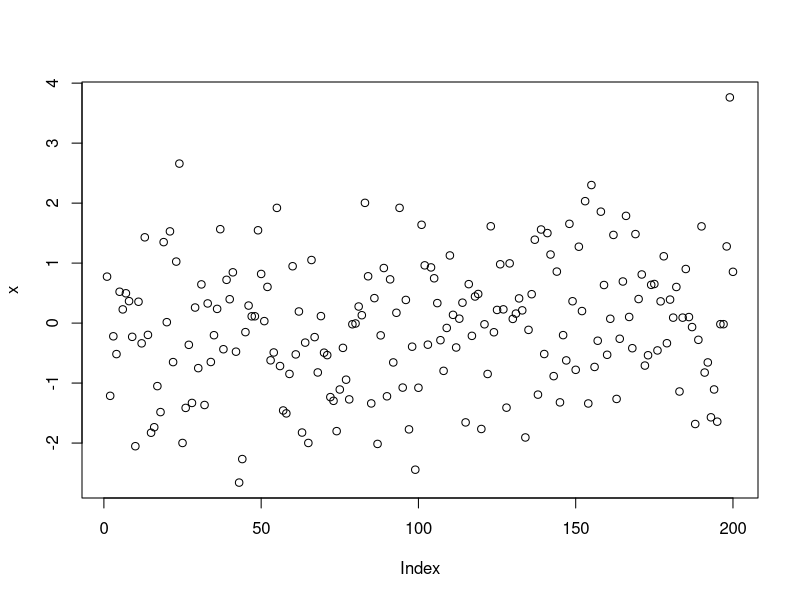
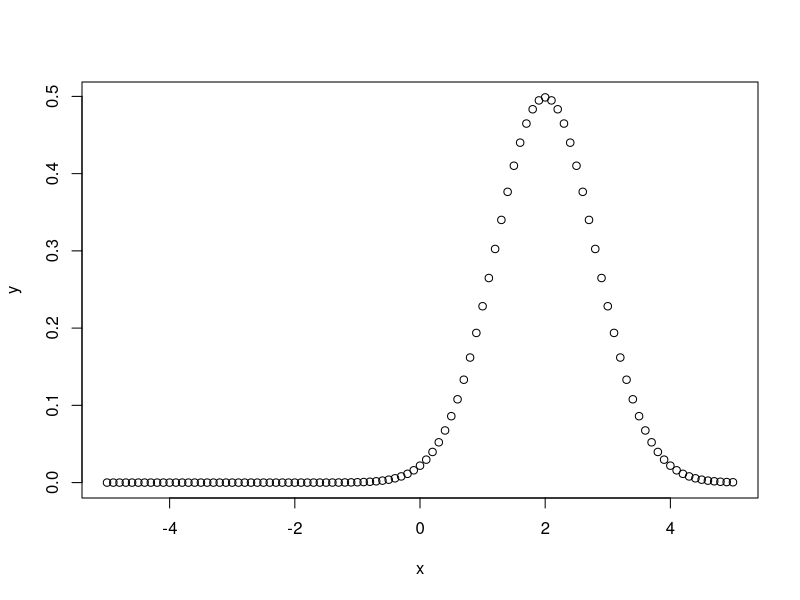
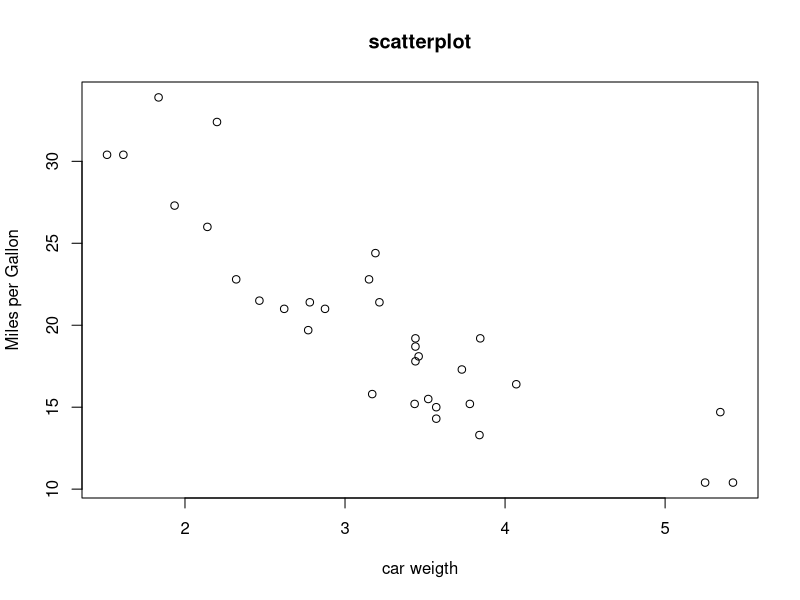
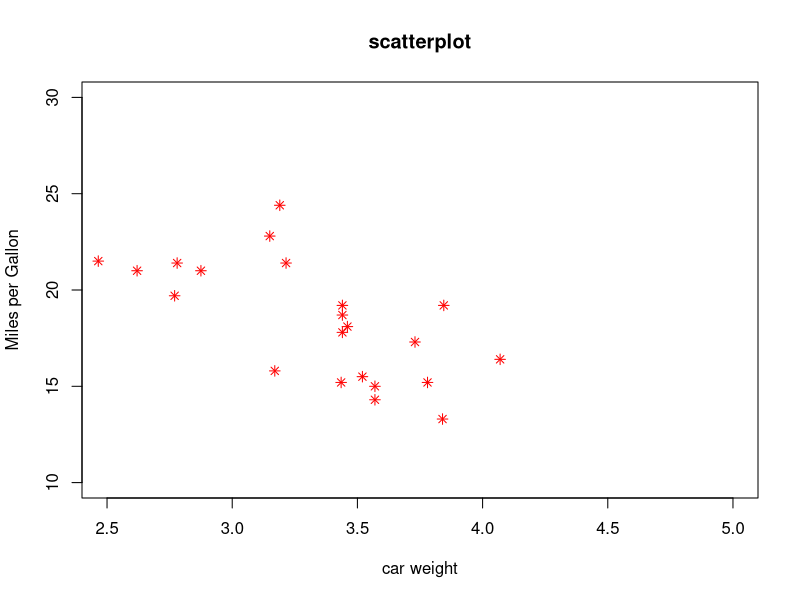
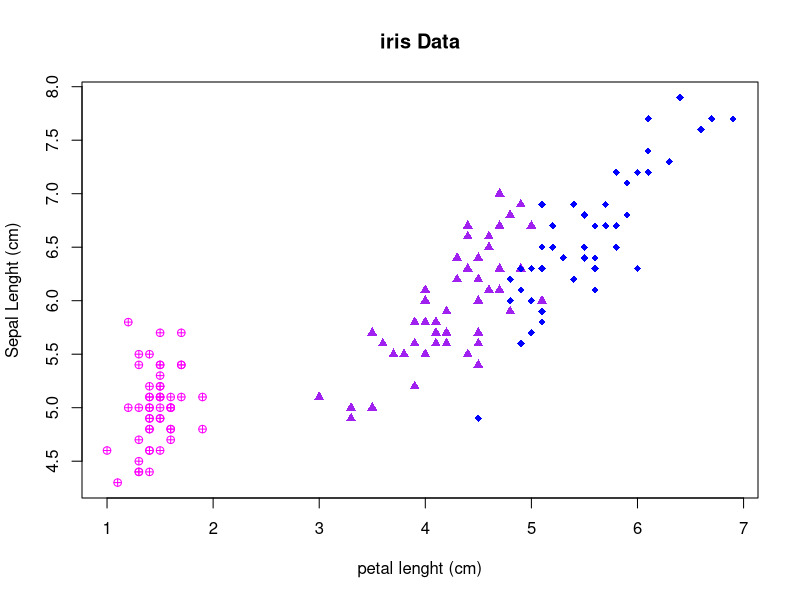
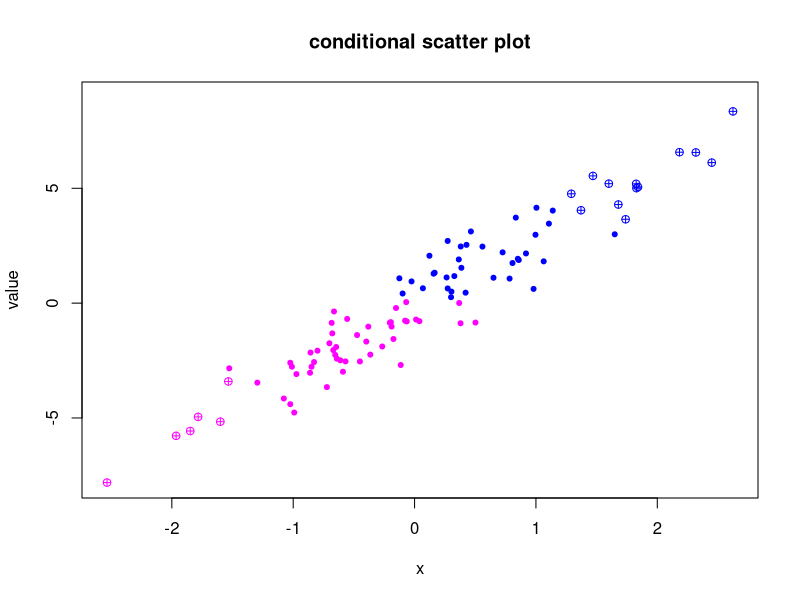
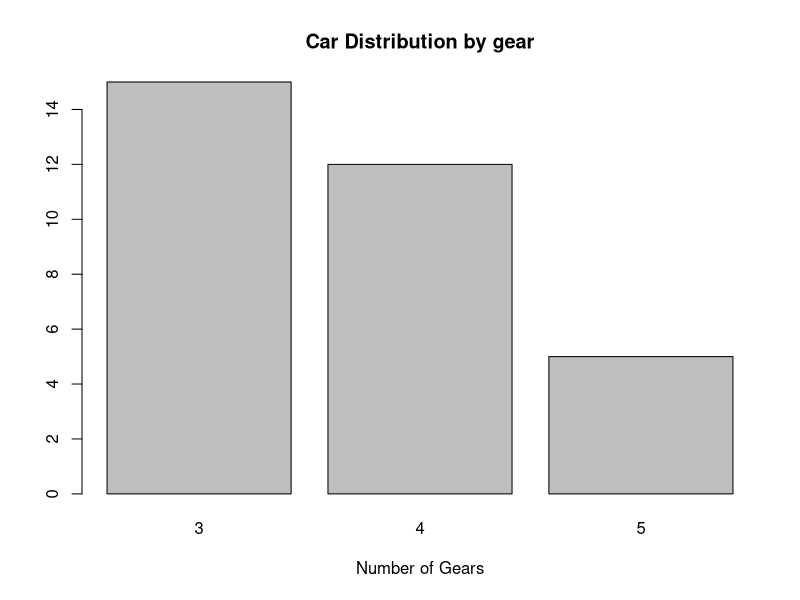
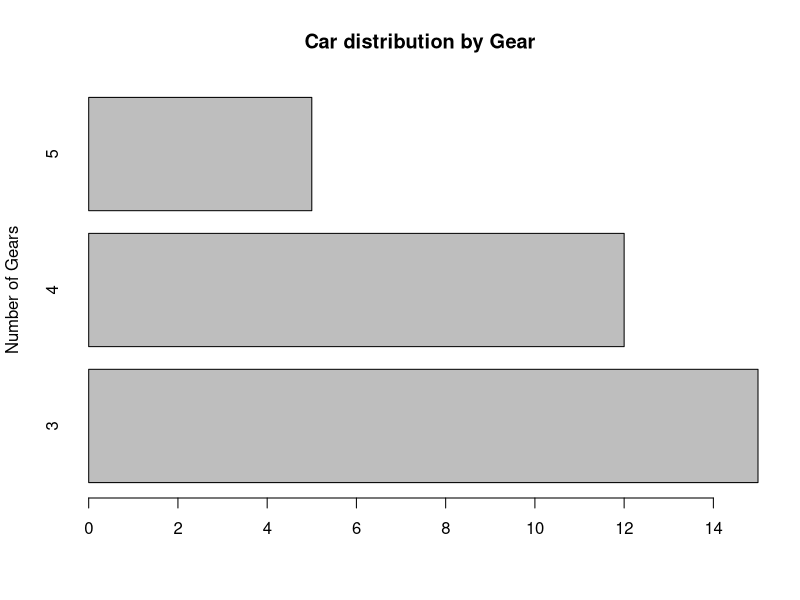

Generate these figures, in order, with R: (Note: this script raises an error after producing the figures.)
## ---- chunk 1
x<- rnorm(200)
plot(x)
## ---- chunk 2
x<- seq(-5,5, by = 0.1)
y <- dnorm(x,mean =2, sd = 0.8)

plot(x,y)
## ---- chunk 3
mtcars
## ---- chunk 4
?mtcars
# to chect the info about the data
## ---- chunk 5
data(mtcars)
plot(x = mtcars$wt, y= mtcars$mpg,
     main = "scatterplot", xlab = "car weigth", ylab = "Miles per Gallon")
## ---- chunk 6
plot(x=mtcars$wt,
     y=mtcars$mpg,
     main = "scatterplot",
     xlab = "car weight",
     ylab = "Miles per Gallon",
     xlim = c(2.5,5),
     ylim = c(10,30),
     pch = 8,
     col="red")
## ---- chunk 7
iris
## ---- chunk 8
?iris
## ---- chunk 9
#iris
names(iris)
iris$Species
## ---- chunk 10
unique(iris$Species)
## ---- chunk 11
iris
plot(data=iris,
     main="iris Data",
     Sepal.Length ~ Petal.Length,
     xlab="petal lenght (cm)",
     ylab="Sepal Lenght (cm)",
     pch = c(10,17,18) [as.numeric(Species)],
     col=c("magenta","purple","blue")[as.numeric(Species)])
## ---- chunk 12
x<-rnorm(100)
x
## ---- chunk 13
y<- 3*x + rnorm(100)
y
## ---- chunk 14
z<- sqrt(1+y^2)+ rnorm(100)
z
## ---- chunk 15
x<-rnorm(100)
y<- 3*x + rnorm(100)
z<- sqrt(1+y^2)+ rnorm(100)
plot(x,y,
     main = "conditional scatter plot",
     pch = ifelse(x*y > 5,10,20),
     xlim = range(x),
     ylim = range(y,z),
     xlab = "x",
     ylab = "value",
     col = ifelse(y >= mean(y), "blue","magenta"))
## ---- chunk 16
mtcars
Counts <- table(mtcars$gear)
Counts
## ---- chunk 17
barplot(Counts,main = "Car Distribution by gear",
        xlab ="Number of Gears")
## ---- chunk 18
barplot(Counts,main = "Car distribution by Gear",
        ylab = "Number of Gears",horiz=TRUE)
## ---- chunk 19
mtcars
Counts <- table(mtcars$vs,mtcars$gear)
Counts
## ---- chunk 20
barplot(Counts, main = "Car distribution by gear and vs",
        beside = TRUE,
        horiz = TRUE,
        ylab = "Number of Gears",
        xlab = "Frequency",
        col = c("Lightblue","brown"),
        legend = rownames(Counts))
## ---- chunk 21
colors <- c("green","orange","brown")
Months <- c("mar", "apr","may","jul","aug")
Regions <- c("East","West","North")

values <- matrix(c(2,9,3,11,9,4,8,7,3,12,5,2,8,10,11),
                 nrow = 3, ncol = 5, byrow = TRUE)
 barplot(values,main = "total revenue", names.arg = Months,
         las = 1,xlab = "Months", ylab = "revenue",
         col=colors , beside = TRUE, border = "red", font.axis =7,
         col.axis = "green",cex.axis = 1, col.lab = "red")
 lengend("topleft",Regions,cex = 0.5, fill = colors)
 values
## ---- chunk 22
percentage <- c(10,15,38,28,10)
labels <- c("0-8 yrs 10%","9-11 yrs 15%", "12 yrs 38%","13-15 yrs 28%", "16 and above yrs 10% ")
pie(percentage,labels = labels, main ="Education percent", col = c("blue","yellow","Green","red","brown"))
## ---- chunk 23
X <-c(21,62,10,53)
labels <- c("LONDON","NEW YORK","SINGAPORE","MUMBAI")
PIEPERCENT <- round(100*X/sum(X),1)

pie(X, labels =PIEPERCENT,main ="city pie chart",
    col = rainbow(length(X)))
legend("bottomright", c("LONDON","NEW YORK","SINGAPORE","MUMBAI"), cex = 0.8, fill = rainbow(length(X)))
## ---- chunk 24
V <- c(9,12,17,23,21,30,35,31,36)
X <- c(1,2,3,4,5,6,7,8,9)
plot(X,V, type = "o", col = "blue", xlab = "month", ylab = "Growth", main = "Growth Rate")

## ---- chunk 25
random = rnorm(100)
hist(random,border = "Blue",col = "red")
## ---- chunk 26
AirPassengers
hist(AirPassengers, main = "Histogram for air passengers",
     xlab = "passengers",
     border = "blue",
     col = "yellow",
     breaks = 6)
## ---- chunk 27
ToothGrowth
hist(ToothGrowth$len, main = "Histogram for tooth growth",
     xlab = "length",
     border = "blue",
     col = "red",
     breaks = 6)
## ---- chunk 28
library(ggplot2)
## ---- chunk 29
?ggplot2
## ---- chunk 30
a <- ggplot(economics, aes(date, unemploy))
a + geom_path(lineend="butt", linejoin="round", linemitre=1)
## ---- chunk 31
a + geom_polygon(aes(group = group))
## ---- chunk 32
a + geom_ribbon(aes(ymin=unemploy - 900, ymax=unemploy + 900))
## ---- chunk 33
 b <- ggplot(seals, aes(x = long, y = lat))
b + geom_curve(aes(yend = lat + 1, xend=long+1),curvature=1)
## ---- chunk 34
b + geom_rect(aes(xmin = long, ymin=lat, xmax= long + 1, ymax = lat + 1)) 
## ---- chunk 35
c <- ggplot(mpg,aes(hwy))
c + geom_area(stat="bin")
## ---- chunk 36
c + geom_density(kernel = "gaussian")
## ---- chunk 37
c + geom_dotplot()
## ---- chunk 38
c + geom_freqpoly()
## ---- chunk 39
c + geom_histogram(binwidth = 5)
## ---- chunk 40
e <- ggplot(mpg, aes(cty, hwy))
e + geom_label(aes(label = cty), nudge_x = 1, nudge_y = 1, check_overlap = TRUE) 
## ---- chunk 41
e + geom_jitter(height = 2, width = 2) 
## ---- chunk 42
e + geom_point()
## ---- chunk 43
f <- ggplot(mpg, aes(class, hwy))
f + geom_col()
## ---- chunk 44
f + geom_boxplot()
## ---- chunk 45
d <- ggplot(mpg, aes(fl))
d + geom_bar() 
## ---- chunk 46
n <- d + geom_bar(aes(fill = fl))
n + scale_fill_brewer(palette = "Reds")
## ---- chunk 47
s <- ggplot(mpg, aes(fl, fill = drv))
s + geom_bar(position = "dodge")
